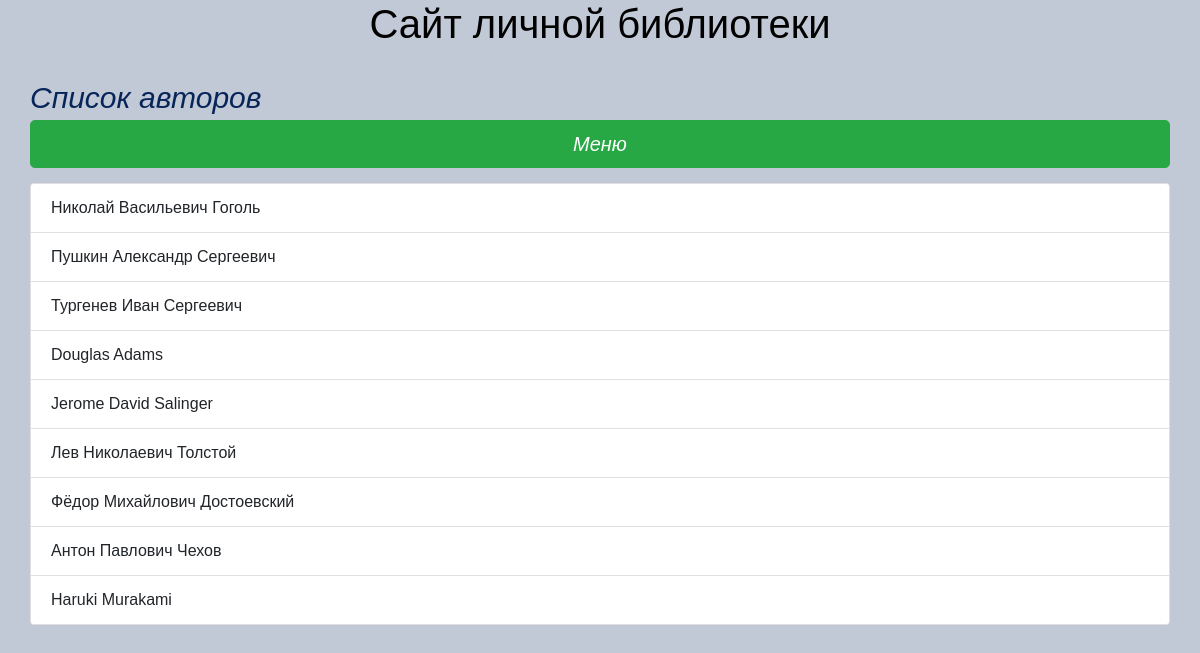
Screenshot of /p_library/authors with the database file from the repository.
### p_library/models.py (models this page shows, shortened)
class Author(models.Model):
    full_name = models.TextField()
    birth_year = models.SmallIntegerField()
    country = models.CharField(max_length=2)

### p_library/views.py (the view)
# urls.py: path('authors', views.AuthorList.as_view(), name='authors_list'),
class AuthorList(ListView):
    model = Author
    template_name = 'authors_list.html'

### p_library/templates/authors_list.html
{% extends 'base.html' %}
{% block extra_header %}
    Список авторов
{% endblock extra_header %}
{% block main_content %}
	<ul class="list-group md-auto">
		{% for author in object_list %}
		    <li class="list-group-item colbg">{{ author.full_name }}</li>
		{% endfor %}
	</ul>
{% endblock main_content %}

### static/css/style.css (style rules this page uses)
body { display: flex; flex-wrap: wrap; width: 95%; flex-direction: column; justify-content: center; background-color: #c1c9d6; font-family: sans-serif; margin: 0 auto; }

### rows the page displays
Author: full_name "Николай Васильевич Гоголь"
Author: full_name "Пушкин Александр Сергеевич"
Author: full_name "Тургенев Иван Сергеевич"
Author: full_name "Douglas Adams"
Author: full_name "Jerome David Salinger"
Author: full_name "Лев Николаевич Толстой"
Author: full_name "Фёдор Михайлович Достоевский"
Author: full_name "Антон Павлович Чехов"
Author: full_name "Haruki Murakami"
